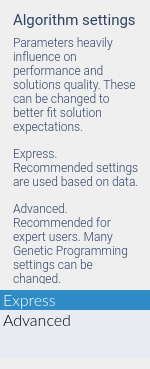
         <widget class="QFrame" name="frame_9">
          <property name="minimumSize">
           <size>
            <width>150</width>
            <height>0</height>
           </size>
          </property>
          <property name="maximumSize">
           <size>
            <width>150</width>
            <height>16777215</height>
           </size>
          </property>
          <property name="frameShape">
           <enum>QFrame::NoFrame</enum>
          </property>
          <property name="frameShadow">
           <enum>QFrame::Raised</enum>
          </property>
          <layout class="QGridLayout" name="gridLayout_9">
           <property name="leftMargin">
            <number>0</number>
           </property>
           <property name="rightMargin">
            <number>0</number>
           </property>
           <item row="0" column="0">
            <layout class="QVBoxLayout" name="verticalLayout_7">
             <item>
              <widget class="QLabel" name="label_8">
               <property name="styleSheet">
                <string notr="true">QLabel
{
	font-family: Roboto;
	font-weight: light;
	font-size:11pt;
	padding-left: 10px;
	color: rgb(45,65,102);
}</string>
               </property>
               <property name="text">
                <string>Algorithm settings</string>
               </property>
              </widget>
             </item>
             <item>
              <widget class="QLabel" name="label_9">
               <property name="styleSheet">
                <string notr="true">QLabel
{
	font-family: Roboto;
	font-weight: 200;
	font-size: 9pt;
	padding-left: 10px;
	padding-right: 10px;
	color: rgb(45,65,102);
}</string>
               </property>
               <property name="text">
                <string>&lt;html&gt;&lt;head/&gt;&lt;body&gt;&lt;p&gt;Parameters heavily influence on performance and solutions quality. These can be changed to better fit solution expectations.&lt;/p&gt;&lt;p&gt;Express. Recommended settings are used based on data.&lt;/p&gt;&lt;p&gt;Advanced. Recommended for expert users. Many Genetic Programming settings can be changed.&lt;/p&gt;&lt;/body&gt;&lt;/html&gt;</string>
               </property>
               <property name="wordWrap">
                <bool>true</bool>
               </property>
              </widget>
             </item>
             <item>
              <widget class="QListWidget" name="listWidgetSetup">
               <property name="focusPolicy">
                <enum>Qt::NoFocus</enum>
               </property>
               <property name="styleSheet">
                <string notr="true">QListWidget 
{ 
	background: rgb(232,236,242);
	border: none;
	font-family: Lato;
	font-weight: 200;
	font-size:12pt;
}

QListWidget::item
{
	background-image: url(:/icons/resources/images/sidebar2_back_normal.png);
	background-position: center;
	width: 138px;
	height: 45px;
	padding-left: 10px;
	color: rgb(173,189,209);
}

QListWidget::item:selected
{
	background-image: url(:/icons/resources/images/sidebar2_back_selected.png);
	background-position: center;
	color: rgb(0, 0, 0);
}</string>
               </property>
               <property name="currentRow">
                <number>0</number>
               </property>
               <item>
                <property name="text">
                 <string>Express</string>
                </property>
               </item>
               <item>
                <property name="text">
                 <string>Advanced</string>
                </property>
               </item>
              </widget>
             </item>
            </layout>
           </item>
          </layout>
         </widget>
